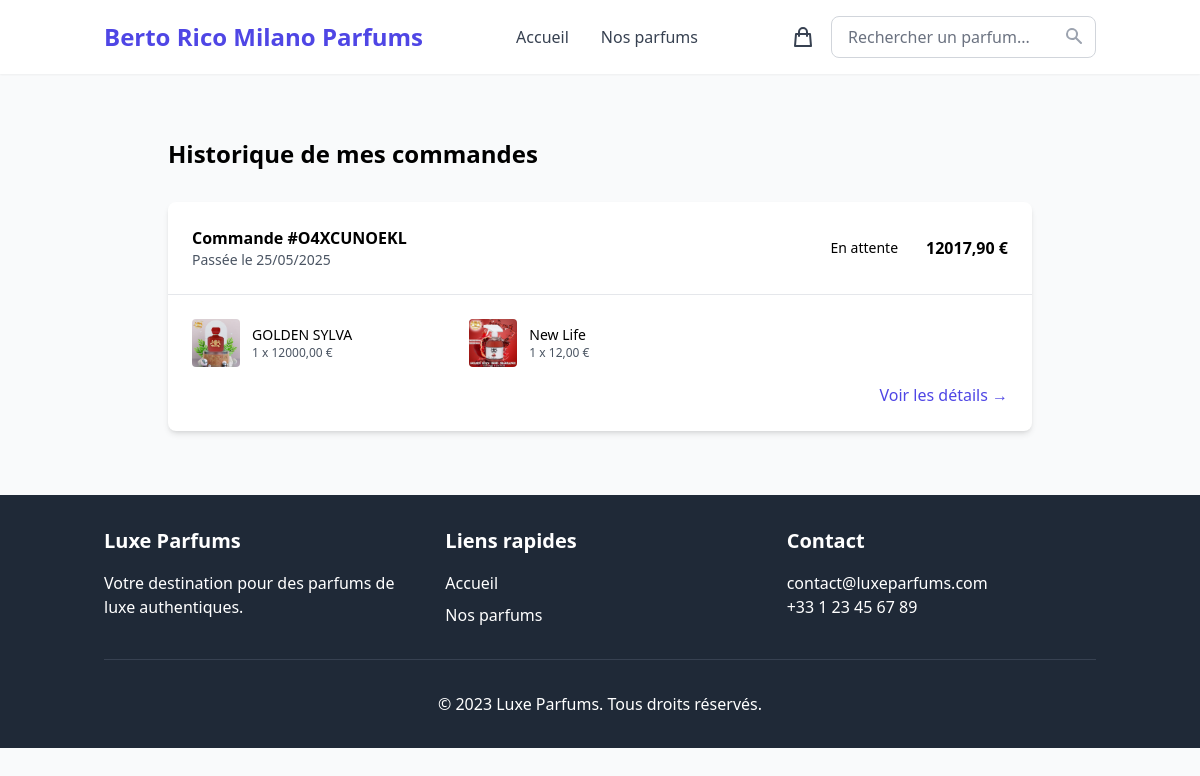
Screenshot of /commandes/ (signed in) with the database file from the repository.
### core/models.py (models this page shows, shortened)
class Commande(models.Model):
    STATUT_CHOICES = (
        ('en_attente', 'En attente'),
        ('en_traitement', 'En traitement'),
        ('expediee', 'Expédiée'),
        ('livree', 'Livrée'),
        ('annulee', 'Annulée'),
    )
    utilisateur = models.ForeignKey(settings.AUTH_USER_MODEL, on_delete=models.CASCADE)
    numero_commande = models.CharField(max_length=20, unique=True)
    adresse_livraison = models.ForeignKey(AdresseLivraison, on_delete=models.SET_NULL, null=True)
    date_commande = models.DateTimeField(auto_now_add=True)
    statut = models.CharField(max_length=20, choices=STATUT_CHOICES, default='en_attente')
    total = models.DecimalField(max_digits=10, decimal_places=2)
    coupon = models.ForeignKey('Coupon', on_delete=models.SET_NULL, null=True, blank=True)
    reduction = models.DecimalField(max_digits=10, decimal_places=2, default=0)
    frais_livraison = models.DecimalField(max_digits=10, decimal_places=2, default=0)
    methode_paiement = models.CharField(max_length=50)
    methode_livraison = models.ForeignKey(
        'MethodeLivraison',
        on_delete=models.SET_NULL,
        null=True,
        blank=True,
        verbose_name="Méthode de livraison"
    )

class ArticleCommande(models.Model):
    commande = models.ForeignKey(Commande, on_delete=models.CASCADE, related_name='articles')
    parfum = models.ForeignKey(Parfum, on_delete=models.SET_NULL, null=True)
    quantite = models.PositiveIntegerField()
    prix = models.DecimalField(max_digits=10, decimal_places=2)

class Parfum(models.Model):
    GENRE_CHOICES = [
        ('F', 'Féminin'),
        ('M', 'Masculin'),
        ('U', 'Unisexe'),
    ]
    nom = models.CharField(max_length=200)
    marque = models.ForeignKey(Marque, on_delete=models.CASCADE)
    genre = models.CharField(max_length=1, choices=GENRE_CHOICES)
    description = models.TextField()
    prix = models.DecimalField(max_digits=8, decimal_places=2)
    volume = models.PositiveIntegerField(help_text="Volume en ml")
    image = models.ImageField(upload_to='parfums/')
    note_principale = models.CharField(max_length=100)
    disponible = models.BooleanField(default=True)
    date_ajout = models.DateTimeField(auto_now_add=True)

### core/views.py (the view)
# urls.py: path('commandes/', views.HistoriqueCommandes.as_view(), name='historique_commandes'),
class HistoriqueCommandes(ListView):
    model = Commande
    template_name = 'core/historique_commandes.html'
    context_object_name = 'commandes'
    def get_queryset(self):
        return Commande.objects.filter(utilisateur=self.request.user).order_by('-date_commande')

### core/models.py (called while the page is built)
    @property
    def nombre_articles(self):
        return sum(item.quantite for item in self.items.all())

### core/templates/core/historique_commandes.html (shortened to what this page needs)
{% extends 'base.html' %}
{% block content %}
<div class="max-w-4xl mx-auto px-4 py-8">
    <h1 class="text-2xl font-bold mb-8">Historique de mes commandes</h1>
    {% if commandes %}
    <div class="space-y-6">
        {% for commande in commandes %}
        <div class="bg-white rounded-lg shadow-md overflow-hidden">
            <div class="p-6 border-b flex justify-between items-center">
                <div>
                    <h2 class="font-bold">Commande #{{ commande.numero_commande }}</h2>
                    <p class="text-gray-600 text-sm">Passée le {{ commande.date_commande|date:"d/m/Y" }}</p>
                </div>
                <div class="flex items-center">
                    <span class="px-3 py-1 bg-{{ commande.statut_color }}-100 text-{{ commande.statut_color }}-800 rounded-full text-sm mr-4">
                        {{ commande.get_statut_display }}
                    </span>
                    <span class="font-bold">{{ commande.total }} €</span>
                </div>
            </div>
            <div class="p-6">
                <div class="grid grid-cols-1 md:grid-cols-3 gap-4 mb-4">
                    {% for article in commande.articles.all|slice:":3" %}
                    <div class="flex items-center">
                        <img src="{{ article.parfum.image.url }}" alt="{{ article.parfum.nom }}"
                             class="w-12 h-12 object-cover rounded mr-3">
                        <div>
                            <p class="font-medium text-sm">{{ article.parfum.nom }}</p>
                            <p class="text-gray-600 text-xs">{{ article.quantite }} x {{ article.prix }} €</p>
                        </div>
                    </div>
                    {% endfor %}
                </div>
                <div class="flex justify-end">
                    <a href="{% url 'core:detail_commande' commande.numero_commande %}"
                       class="text-indigo-600 hover:text-indigo-800 font-medium">
                        Voir les détails &rarr;
                    </a>
                </div>
            </div>
        </div>
        {% endfor %}
    </div>
    {% endif %}
</div>
{% endblock %}

### static/css/custom.css (style rules this page uses)
body { font-family: 'Arial', sans-serif; }

### rows the page displays
Commande: numero_commande "O4XCUNOEKL", date_commande "25/05/2025", statut "En attente", total "12017,90"
ArticleCommande: parfum.image (picture), parfum.nom "GOLDEN SYLVA", quantite "1", prix "12000,00"
ArticleCommande: parfum.image (picture), parfum.nom "New Life", quantite "1", prix "12,00"
